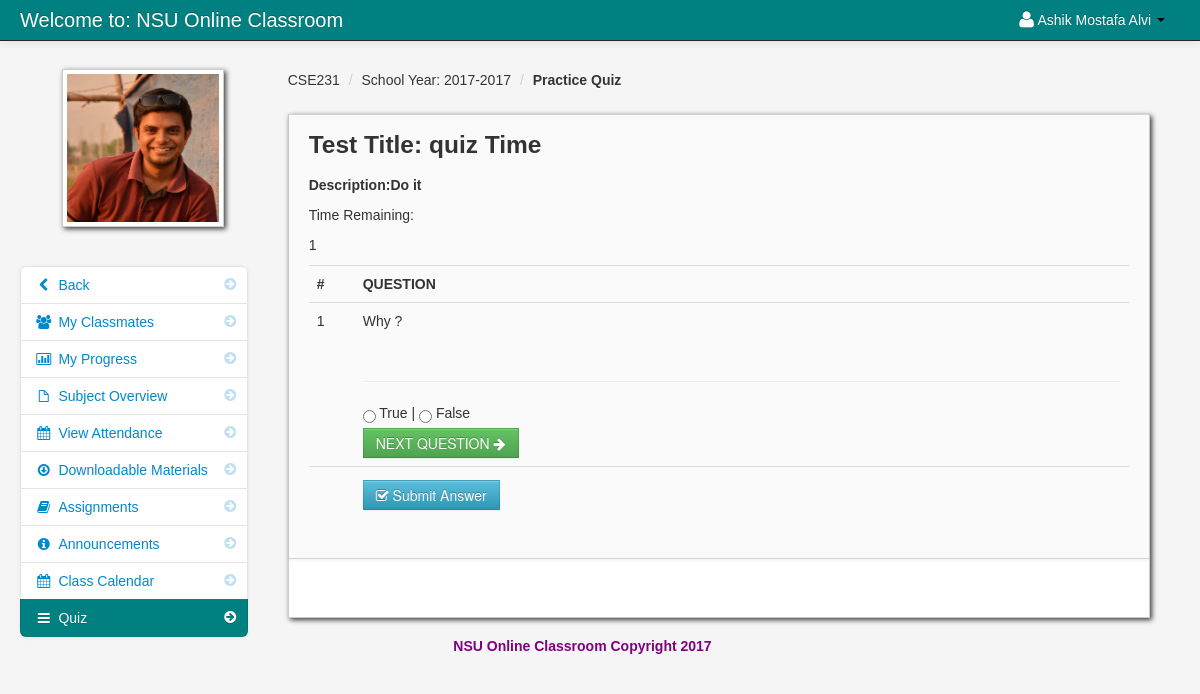
The app's page /take_test.php?id=21&class_quiz_id=18&test=ok&quiz_id=7&quiz_time=2160 (signed in) with its own data.
### tables this page shows
CREATE TABLE `student` (
  `student_id` int(11) NOT NULL,
  `firstname` varchar(100) NOT NULL,
  `lastname` varchar(100) NOT NULL,
  `class_id` int(11) NOT NULL,
  `username` varchar(100) NOT NULL,
  `password` varchar(100) NOT NULL,
  `email` varchar(100) NOT NULL,
  `contact_number` int(12) NOT NULL,
  `location` varchar(100) NOT NULL,
  `status` varchar(100) NOT NULL
);

CREATE TABLE `teacher_class` (
  `teacher_class_id` int(11) NOT NULL,
  `teacher_id` int(11) NOT NULL,
  `class_id` int(11) NOT NULL,
  `semester` varchar(100) NOT NULL,
  `thumbnails` varchar(100) NOT NULL,
  `school_year` varchar(100) NOT NULL,
  `class_title` varchar(100) NOT NULL,
  `description` longtext NOT NULL,
  `Credit` int(11) NOT NULL,
  `Pre_req` varchar(100) NOT NULL
);

CREATE TABLE `class` (
  `class_id` int(11) NOT NULL,
  `class_name` varchar(100) NOT NULL
);

CREATE TABLE `quiz` (
  `quiz_id` int(11) NOT NULL,
  `quiz_title` varchar(50) NOT NULL,
  `quiz_description` varchar(100) NOT NULL,
  `date_added` varchar(100) NOT NULL,
  `teacher_id` int(11) NOT NULL
);

CREATE TABLE `quiz_question` (
  `quiz_question_id` int(11) NOT NULL,
  `quiz_id` int(11) NOT NULL,
  `question_text` varchar(100) NOT NULL,
  `question_type_id` int(11) NOT NULL,
  `points` int(11) NOT NULL,
  `date_added` varchar(100) NOT NULL,
  `answer` varchar(100) NOT NULL
);

### session.php (called while the page is built, shortened)
<?php
$session_id=$_SESSION['id'];
?>

### take_test.php (the view, shortened to what this page needs)
<?php include('header_dashboard.php'); ?>
<?php include('session.php'); ?>
<?php $get_id = $_GET['id']; ?>
<?php $class_quiz_id = $_GET['class_quiz_id']; ?>
<?php $quiz_id = $_GET['quiz_id']; ?>
<?php $quiz_time = $_GET['quiz_time']; ?>
    <body>
		<?php include('navbar_student.php'); ?>
        <div class="container-fluid">
            <div class="row-fluid">
				<?php include('student_quiz_link.php'); ?>
                <div class="span9" id="content">
                     <div class="row-fluid">
										<?php $class_query = mysql_query("select * from teacher_class
										LEFT JOIN class ON class.class_id = teacher_class.class_id
										where teacher_class_id = '$get_id'")or die(mysql_error());
										$class_row = mysql_fetch_array($class_query);
										?>
					     <ul class="breadcrumb">
							<li><a href="#"><?php echo $class_row['class_name']; ?></a> <span class="divider">/</span></li>
							<li><a href="#">School Year: <?php echo $class_row['school_year']; ?></a> <span class="divider">/</span></li>
							<li><a href="#"><b>Practice Quiz</b></a></li>
						</ul>
                        <div id="block_bg" class="block">
                            <div class="navbar navbar-inner block-header">
							<?php
if($_GET['test'] == 'ok'){
$x=0;
?>
<form action="take_test.php<?php echo '?id='.$get_id; ?>&<?php echo 'class_quiz_id='.$class_quiz_id; ?>&<?php echo 'test=done' ?>&<?php echo 'quiz_id='.$quiz_id; ?>&<?php echo 'quiz_time='.$quiz_time; ?>" name="testform" method="POST" id="test-form">
<?php
										$sqla = mysql_query("select * FROM class_quiz
										LEFT JOIN quiz ON quiz.quiz_id  = class_quiz.quiz_id
										where teacher_class_id = '$get_id'
										order by date_added DESC ")or die(mysql_error());
										$rowa = mysql_fetch_array($sqla);
?>
										<h3>Test Title: <b><?php echo $rowa['quiz_title'];?></b></h3>
										<p><b>Description:<?php echo $rowa['quiz_description'];?></b></p>
										Time Remaining:<div id="timer">1</div>
										<div id="msg"></div>
<table class="questions-table table">
<tr>
<th>#</th>
<th>Question</th>
</tr>
<?php
	$sqlw = mysql_query("SELECT * FROM quiz_question where quiz_id = '$quiz_id'  ORDER BY RAND()");
	while($roww = mysql_fetch_array($sqlw)){
?>
<tr id="q_<?php echo $x=$x+1;?>" class="questions">
<td width="30" id="qa"><?php echo $x;?></td>
<td id="qa">
<?php echo $roww['question_text'];?>
<br>
<hr>
<?php
if($roww['question_type_id']=='2'){
?>
	<input name="q-<?php echo $roww['quiz_question_id'];?>" value="True" type="radio"> True&nbsp;|&nbsp;<input name="q-<?php echo $roww['quiz_question_id'];?>" value="False" type="radio"> False
<?php
} else if($roww['question_type_id']=='1') {
	$sqly = mysql_query("SELECT * FROM answer WHERE quiz_question_id = '".$roww['quiz_question_id']."'");
	while($rowy = mysql_fetch_array($sqly)){
	if($rowy['choices'] == 'A') {
	?>
	A.)<input name="q-<?php echo $roww['quiz_question_id'];?>" value="A" type="radio"> <?php echo $rowy['answer_text'];?><br /><br />
	<?php } else if ($rowy['choices'] == 'B') {?>
	B.) <input name="q-<?php echo $roww['quiz_question_id'];?>" value="B" type="radio"> <?php echo $rowy['answer_text'];?><br /><br />
	<?php } else if ($rowy['choices'] == 'C') {?>
	C.) <input name="q-<?php echo $roww['quiz_question_id'];?>" value="C" type="radio"> <?php echo $rowy['answer_text'];?><br /><br />
	<?php } else if ($rowy['choices'] == 'D') {?>
	D.) <input name="q-<?php echo $roww['quiz_question_id'];?>" value="D" type="radio"> <?php echo $rowy['answer_text'];?><br /><br />
	<?php
		}
	}
}
?>
<br/>
<button onclick="return false;" qn="<?php echo $x;?>" class="nextq btn btn-success" id="next_<?php echo $x;?>">NEXT QUESTION <i class="icon-arrow-right"></i> </button>
</td>
</tr>
<?php
	}
?>
<tr>
<td></td>
<td>
<button class="btn btn-info" id="submit-test" name="submit_answer"><i class="icon-check"></i> Submit Answer</button>
</td>
</tr>
</table>
</form>
<?php
} else if(isset($_POST['submit_answer'])){
	$x1 = $_POST['x'];
	$score = 0;
	for($x=1;$x<=$x1;$x++){
		$x2 = $_POST["x-$x"];
		$q = $_POST["q-$x2"];
		$sql = mysql_query("SELECT * FROM quiz_question WHERE quiz_question_id = ".$x2."");
		$row = mysql_fetch_array($sql);
		if($row['answer'] == $q) {
			$score= $score + 1;
		}
	} ?>
	<a href="student_quiz_list.php<?php echo '?id='.$get_id; ?>"><i class="icon-arrow-left"></i> Back</a>
	<center>
	<h3><br>Your score is <b><?php echo $score; ?></b> out of <b><?php echo ($x-1); ?></b><br/></h3>
	</center>
	<?php
	mysql_query("UPDATE student_class_quiz SET `student_quiz_time` = 3600, `grade` = '".$score." out of ".($x-1)."' WHERE student_id = '$session_id' and class_quiz_id = '$class_quiz_id'")or die(mysql_error());
?>
<script>
	  window.location = 'student_quiz_list.php<?php echo '?id='.$get_id; ?>';
</script>
<?php
	}
?>
<br />
                            </div>
                            <div class="block-content collapse in">
                                <div class="span12">
                                </div>
                            </div>
                        </div>
                    </div>
                </div>
            </div>
		<?php include('footer.php'); ?>
        </div>
		<?php include('script.php'); ?>
    </body>
</html>

### navbar_student.php (shortened to what this page needs)
<div class="navbar navbar-fixed-top navbar-inverse">
        <div class="navbar-inner">
            <div class="container-fluid">
                <a class="brand" href="#">Welcome to: NSU Online Classroom</a>
					<div class="nav-collapse collapse">
						<ul class="nav pull-right">
							<?php $query= mysql_query("select * from student where student_id = '$session_id'")or die(mysql_error());
									$row = mysql_fetch_array($query);
							?>
							<li class="dropdown">
								<a href="#" role="button" class="dropdown-toggle" data-toggle="dropdown"> <i class="icon-user icon-large"></i><?php echo $row['firstname']." ".$row['lastname'];  ?> <i class="caret"></i></a>
							</li>
						</ul>
					</div>
            </div>
        </div>
</div>

### student_quiz_link.php
<div class="span3" id="sidebar">
	<img id="avatar" src="admin/<?php echo $row['location']; ?>" class="img-polaroid">
		<ul class="nav nav-list bs-docs-sidenav nav-collapse collapse">
				<li class=""><a href="dashboard_student.php"><i class="icon-chevron-right"></i><i class="icon-chevron-left"></i>&nbsp;Back</a></li>
				<li class=""><a href="my_classmates.php<?php echo '?id='.$get_id; ?>"><i class="icon-chevron-right"></i><i class="icon-group"></i>&nbsp;My Classmates</a></li>
				<li class=""><a href="progress.php<?php echo '?id='.$get_id; ?>"><i class="icon-chevron-right"></i><i class="icon-bar-chart"></i>&nbsp;My Progress</a></li>
				<li class=""><a href="subject_overview_student.php<?php echo '?id='.$get_id; ?>"><i class="icon-chevron-right"></i><i class="icon-file"></i>&nbsp;Subject Overview</a></li>
				<li class=""><a href="student_attendance.php<?php echo '?id='.$get_id; ?>"><i class="icon-chevron-right"></i><i class="icon-calendar"></i>&nbsp;View Attendance</a></li>
				<li class=""><a href="downloadable_student.php<?php echo '?id='.$get_id; ?>"><i class="icon-chevron-right"></i><i class="icon-download"></i>&nbsp;Downloadable Materials</a></li>
				<li class=""><a href="assignment_student.php<?php echo '?id='.$get_id; ?>"><i class="icon-chevron-right"></i><i class="icon-book"></i>&nbsp;Assignments</a></li>
				<li class=""><a href="announcements_student.php<?php echo '?id='.$get_id; ?>"><i class="icon-chevron-right"></i><i class="icon-info-sign"></i>&nbsp;Announcements</a></li>
				<li class=""><a href="class_calendar_student.php<?php echo '?id='.$get_id; ?>"><i class="icon-chevron-right"></i><i class="icon-calendar"></i>&nbsp;Class Calendar</a></li>
				<li class="active"><a href="student_quiz_list.php<?php echo '?id='.$get_id; ?>"><i class="icon-chevron-right"></i><i class="icon-reorder"></i>&nbsp;Quiz</a></li>
		</ul>
</div>

### admin/assets/styles.css (style rules this page uses)
body { padding-top: 60px; padding-bottom: 40px; background-color: #f5f5f5; }
#content { margin-left:0px; }
.breadcrumb { margin: 0 0 0px; padding: 10px 0px; background-color: transparent; }
.block { background: url("../images/pixel-60fff.png") repeat scroll 0 0 rgba(0, 0, 0, 0) !important; border: 1px solid #ccc; background: white; margin: 1em 0em; border-top: none; -webkit-box-shadow: 2px 2px 5px rgba(0, 0, 6, 0.75); -moz-box-shadow: 2px 2px 5px rgba(0, 0, 6, 0.75); box-shadow: 2px 2px 5px rgba(0, 0, 6, 0.75); }
.block-content { margin: 1em; min-height: .25em; }
.block-header { margin-bottom: 0px; border-right: none; border-left: none; -webkit-border-radius: 0px; -moz-border-radius: 0px; border-radius: 0px; }
.block-header div { padding-top: 10px; }
.bs-docs-sidenav { max-width: 228px; margin: 30px 0 0; padding: 0; background-color: #fff; -webkit-border-radius: 6px; -moz-border-radius: 6px; border-radius: 6px; -webkit-box-shadow: 0 1px 4px rgba(0,0,0,.065); -moz-box-shadow: 0 1px 4px rgba(0,0,0,.065); box-shadow: 0 1px 4px rgba(0,0,0,.065); }
.bs-docs-sidenav > li > a { display: block; width: 190px \9; margin: 0 0 -1px; padding: 8px 14px; border: 1px solid #e5e5e5; }
.bs-docs-sidenav > li:first-child > a { -webkit-border-radius: 6px 6px 0 0; -moz-border-radius: 6px 6px 0 0; border-radius: 6px 6px 0 0; }
.bs-docs-sidenav > li:last-child > a { -webkit-border-radius: 0 0 6px 6px; -moz-border-radius: 0 0 6px 6px; border-radius: 0 0 6px 6px; }
.bs-docs-sidenav > .active > a { position: relative; z-index: 2; padding: 9px 15px; border: 0; text-shadow: 0 1px 0 rgba(0,0,0,.15); -webkit-box-shadow: inset 1px 0 0 rgba(0,0,0,.1), inset -1px 0 0 rgba(0,0,0,.1); -moz-box-shadow: inset 1px 0 0 rgba(0,0,0,.1), inset -1px 0 0 rgba(0,0,0,.1); box-shadow: inset 1px 0 0 rgba(0,0,0,.1), inset -1px 0 0 rgba(0,0,0,.1); }
.bs-docs-sidenav .icon-chevron-right { float: right; margin-top: 2px; margin-right: -6px; opacity: .25; }
.bs-docs-sidenav .active .icon-chevron-right, .bs-docs-sidenav .active a:hover .icon-chevron-right { opacity: 1; }

### records on screen
student: firstname "Ashik Mostafa", lastname "Alvi", location (picture)
teacher_class: class.class_name "CSE231", school_year "2017-2017"
quiz: quiz_title "quiz Time", quiz_description "Do it"
quiz_question: question_text "Why ?"
